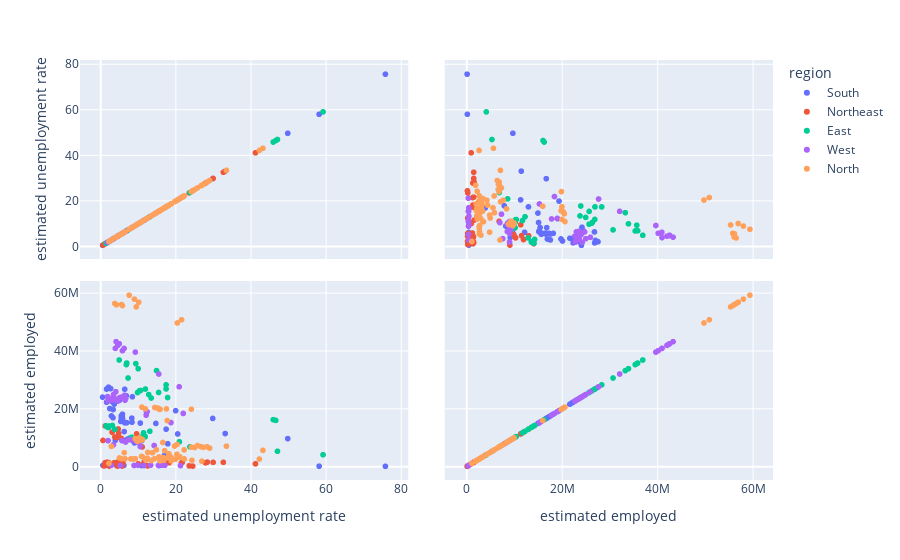

Source (notebook cell):
### Code cell
# scatter plot
fig = px.scatter_matrix(ds, dimensions=['estimated unemployment rate','estimated employed'], color='region')
fig.show()
